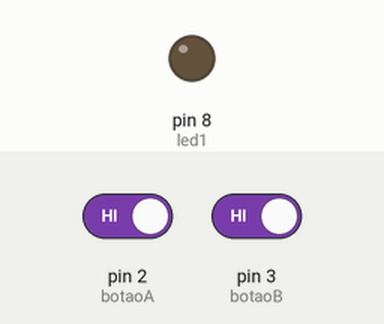
This sketch was run on a simulated Arduino Uno, built with avr-gcc and run on an emulated ATmega328P. Shown: output pins drawn as LEDs (lit = HIGH). Inputs (shaded band) come from the test bench; at power-on: pin 2 (botaoA) HIGH, pin 3 (botaoB) HIGH.

Above: at 1.2 s.
1.3 s: pin 2 (botaoA) driven LOW and pin 3 (botaoB) driven LOW
At 2.5 s:
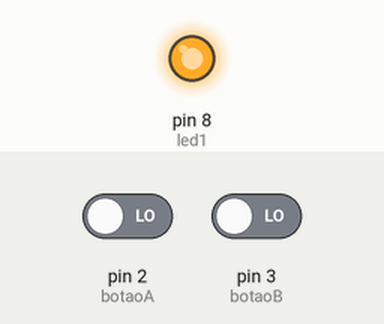
2.8 s: pin 2 (botaoA) driven HIGH
At 3.7 s:
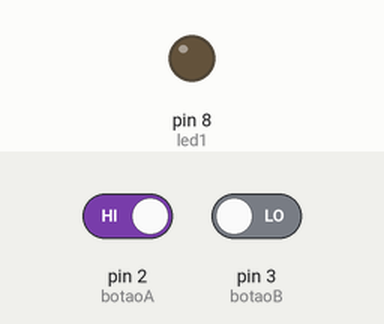
4.3 s: pin 2 (botaoA) driven LOW
At 4.8 s:
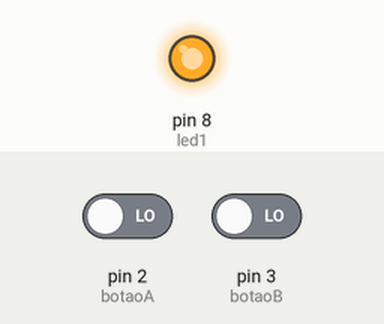
Timing chart, 0 to 7.3 s (numbered marks = the images above; inputs shaded):
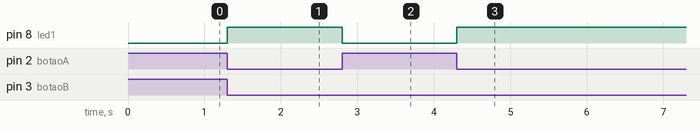

Measured:
- after the input at 1.3 s, pin 8 (led1): LOW → HIGH at once
- after the input at 2.8 s, pin 8 (led1): HIGH → LOW at once
- after the input at 4.3 s, pin 8 (led1): LOW → HIGH at once

The sketch:

1.ino
```cpp
const int botaoA = 2;
const int botaoB = 3;
const int led1 = 8;

void setup() {
  pinMode(botaoA, INPUT_PULLUP);
  pinMode(botaoB, INPUT_PULLUP);
  pinMode(led1, OUTPUT);
}

void loop() {
  int estadoA = digitalRead(botaoA);
  int estadoB = digitalRead(botaoB);

  if (estadoA == LOW && estadoB == LOW) {
    digitalWrite(led1, HIGH);
  }
  else {
    digitalWrite(led1, LOW);
  }
}
```
